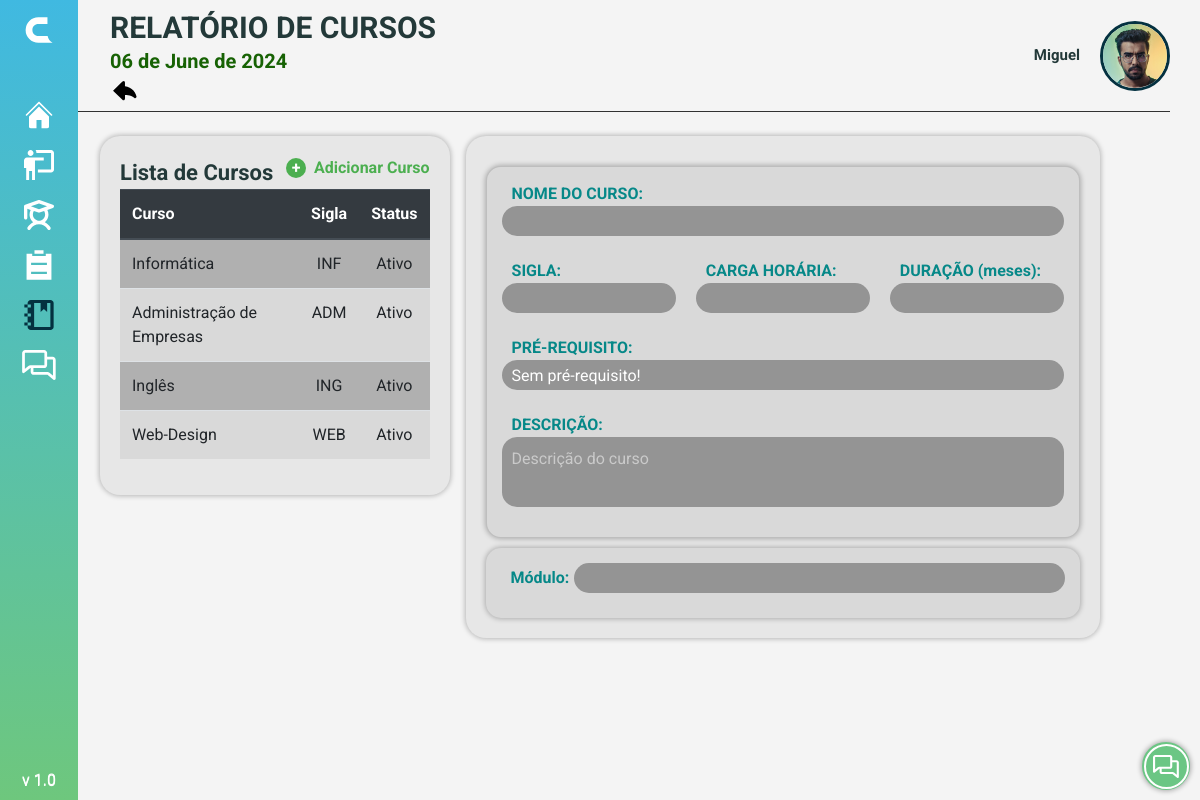
/PAGES/s_curso_consulta.php (signed in), run on the app's committed database.
### tables this page shows
CREATE TABLE Curso (
  Curso_id INT NOT NULL AUTO_INCREMENT,
  Curso_Nome VARCHAR(100) NOT NULL,
  Curso_Sigla CHAR(3) NOT NULL,
  Curso_Carga_horaria INT(10) NOT NULL,
  Curso_Desc VARCHAR(500) NOT NULL,
  Curso_Duracao INT NOT NULL,
  Curso_PreRequisito VARCHAR(500) NOT NULL,
  Curso_Registro DATETIME NOT NULL DEFAULT CURRENT_TIMESTAMP,
  Curso_Status CHAR(1) DEFAULT 1,
  PRIMARY KEY (Curso_id)
);

### PAGES/s_curso_consulta.php (the view, shortened to what this page needs)
<!DOCTYPE html>
<html lang="pt-BR">
<head>
    <link rel="stylesheet" href="https://cdnjs.cloudflare.com/ajax/libs/font-awesome/6.3.0/css/all.min.css"
 />
    <link href='https://unpkg.com/boxicons@2.0.7/css/boxicons.min.css' rel='stylesheet'>
    <link rel="stylesheet" href="https://cdn.jsdelivr.net/npm/bootstrap@4.6.2/dist/css/bootstrap.min.css"
>
    <link rel="stylesheet" href="../PHP/sidebar/menu.css">
    <link rel="stylesheet" href="../STYLE/botao.css" />
    <link rel="stylesheet" href="../STYLE/data.css">
    <link rel="stylesheet" href="../STYLE/style_home.css">
    <link rel="stylesheet" href="../STYLE/cadastro.css">
</head>
<body>
    <?php include ('../PHP/sidebar/menu.php'); ?>
    <?php include ('../PHP/redes.php'); ?>
    <?php include ('../PHP/dropdown.php'); ?>
    <?php require_once '../COMPONENTS/header.php' ?>
    <div>
        <?php echo $sidebarHTML; ?>
    </div>
    <main class="row">
        <div class="card principal">
            <div class="row justify-content-between teste">
                <p class="card-title">Lista de Cursos</p>
                <?php require_once '../COMPONENTS/add.php' ?>
            </div>
            <div class="table-responsive">
                <table class="table">
                    <thead class="thead-dark">
                        <tr>
                            <th class="">Curso</th>
                            <th class="text-center">Sigla</th>
                            <th class="text-center">Status</th>
                        </tr>
                    </thead>
                    <tbody>
                        <?php
                        $sql = "SELECT * FROM curso";
                        $resultado = $conn->query($sql);
                        if ($resultado && $resultado->num_rows > 0) {
                            while ($row = $resultado->fetch_assoc()) {
                                ?>
                                <tr data-id="<?php echo $row['Curso_id']; ?>">
                                    <td class="text-left" onclick='mostrarDetalhes(this)'><?php echo $row['Curso_Nome']; ?></td>
                                    <td class="text-center"><?php echo $row['Curso_Sigla']; ?></td>
                                    <td class="text-center"><?php echo ($row['Curso_Status'] == 1 ? "Ativo" : "Inativo"); ?>
                                    </td>
                                </tr>
                                <?php
                            }
                        } else {
                            echo "<tr><td colspan='2'>Nenhum curso encontrado.</td></tr>";
                        }
                        ?>
                    </tbody>
                </table>
            </div>
        </div>
        <div class="card principal">
            <div class="card info">
                <div class="dados">
                    <div class="linha">
                        <label for="nome">
                            <p>NOME DO CURSO:</p>
                            <input type="text" id="modalNome" name="nome" disabled>
                        </label>
                    </div>
                    <div class="linha">
                        <label for="sigla">
                            <p>SIGLA:</p>
                            <input type="text" id="sigla" name="sigla" maxlength="3" required>
                        </label>
                        <label for="carga_horaria">
                            <p>CARGA HORÁRIA:</p>
                            <input type="number" id="carga_horaria" name="carga_horaria"
                                oninput="limitarValor(this,400)" required>
                        </label>
                        <label for="duracao">
                            <p>DURAÇÃO (meses):</p>
                            <input type="number" id="duracao" name="duracao" min="0" oninput="limitarValor(this,36)"
                                required>
                        </label>
                    </div>
                    <div class="linha">
                        <label for="pre_requisito">
                            <p>PRÉ-REQUISITO:</p>
                            <input id="pre_requisito" name="pre_requisito" rows="4" cols="50"
                                value="Sem pré-requisito!"></input>
                        </label>
                    </div>
                    <div>
                        <label for="descricao" class="obs_aluno">
                            <p>DESCRIÇÃO:</p>
                            <textarea id="descricao" name="descricao" placeholder="Descrição do curso" required
                                style="width: 100%;"></textarea>
                        </label>
                    </div>
                </div>
            </div>
            <div class="info">
                <div class="dados" style="width: 100%; gap: 5px;">
                    <div class="modulo" id="camposModulos">
                        <div class="campoModulo">
                            <label for="modulo">
                                <p>Módulo:</p>
                                <input type="text" name="modulos[]" required>
                            </label>
                        </div>
                    </div>
                </div>
            </div>
        </div>
    </main>
    <div class="buttons">
        <?php echo $redes; ?>
    </div>
</body>
</html>

### data on the page
curso: Curso_Nome "Informática", Curso_Sigla "INF", Curso_Status "Ativo"
curso: Curso_Nome "Administração de Empresas", Curso_Sigla "ADM", Curso_Status "Ativo"
curso: Curso_Nome "Inglês", Curso_Sigla "ING", Curso_Status "Ativo"
curso: Curso_Nome "Web-Design", Curso_Sigla "WEB", Curso_Status "Ativo"

### other printed values
$titulo "RELATÓRIO DE CURSOS"
$date "06 de June de 2024"
$Nome "Miguel"
$elemento "Curso"
